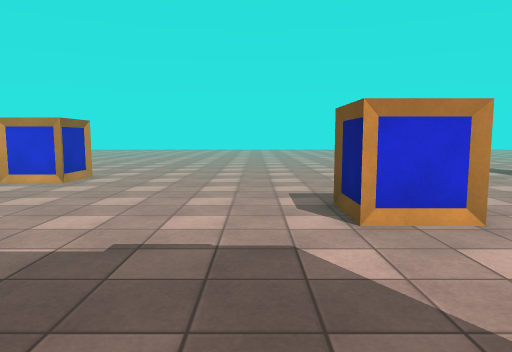
[1] (above)

18 first-person views from a walk through a 3-D level made in the Unity game engine. The camera is 1.4 m above the floor, tilts 6° down and sees 70° across. The floor is counted in squares, 1 m on a side. Each view is taken from the middle of a square. On the plan, view 1 faces up. The plan holds only what a view shows up to about 16 squares ahead; the rest is blank. The place goes on beyond the plan. The player character is not drawn. Surface patterns are stand-ins for the level's own textures.

[2]
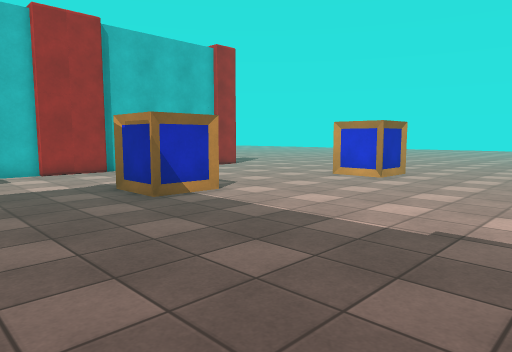

[3]
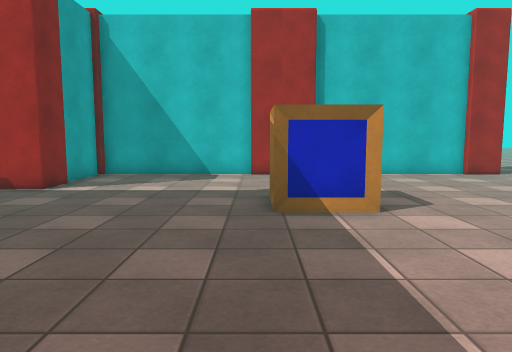

[4]
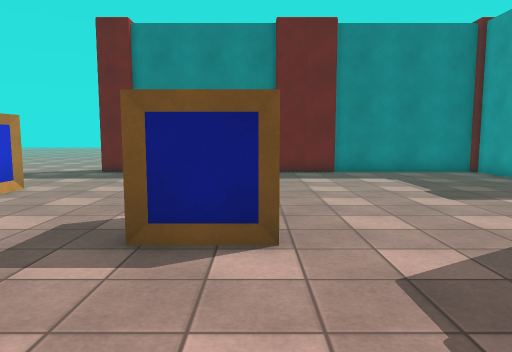

[5]
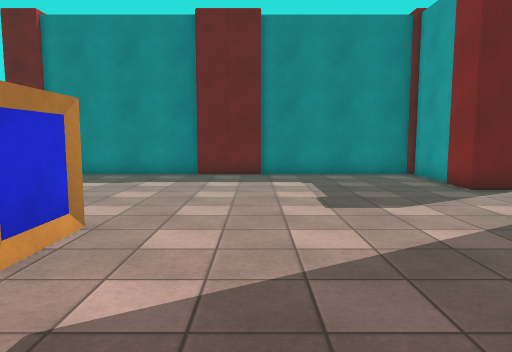

[6]
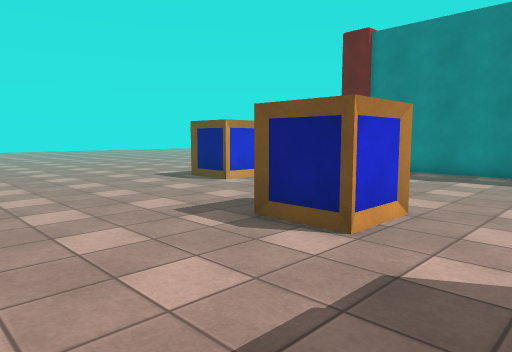

[7]
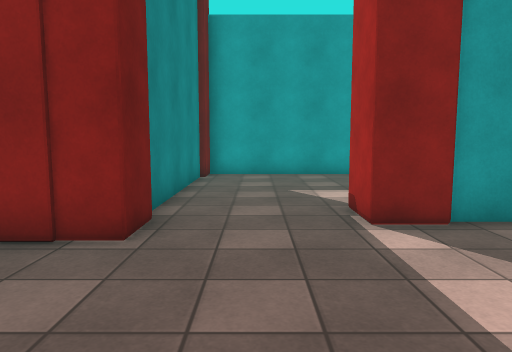

[8]
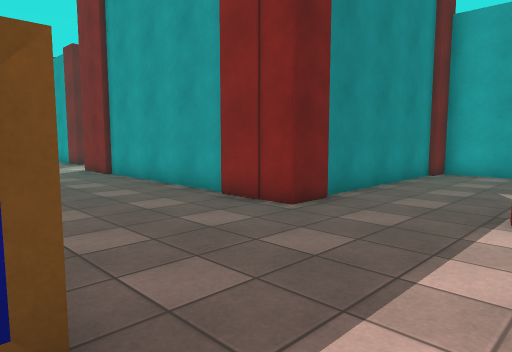

[9]
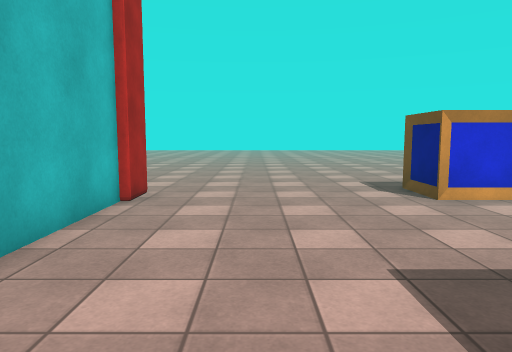

[10]
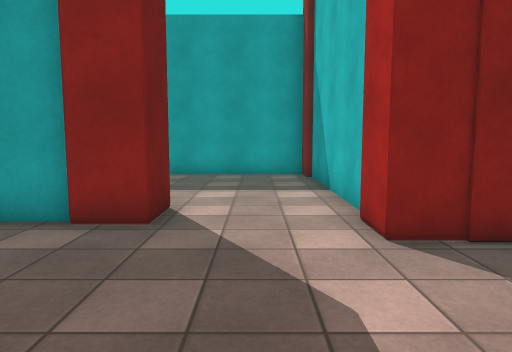

[11]
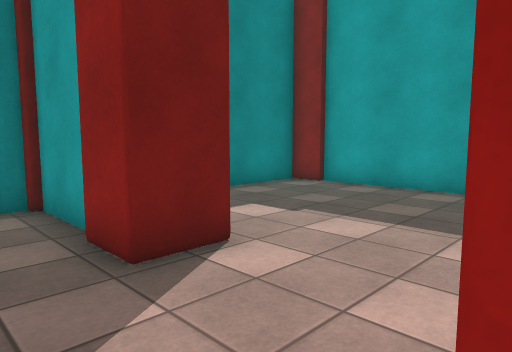

[12]
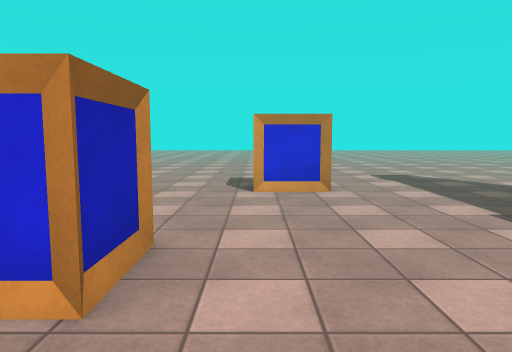

[13]
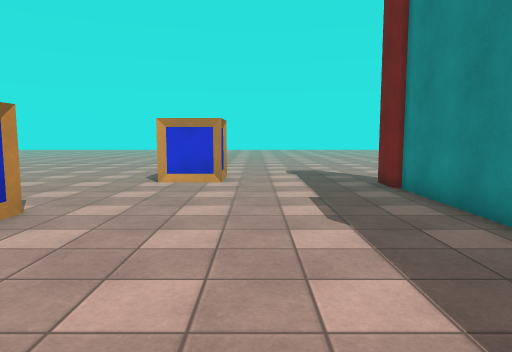

[14]
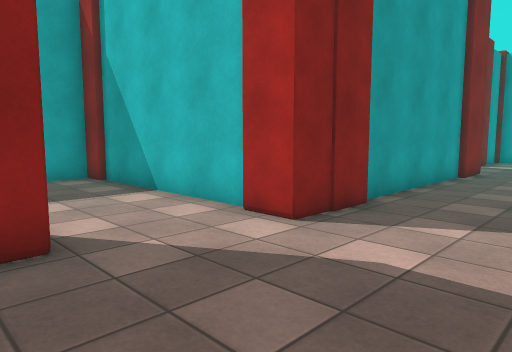

[15]
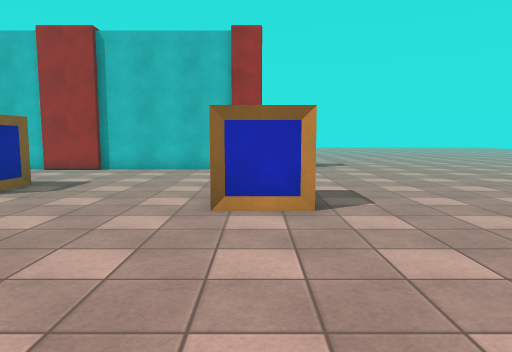

[16]
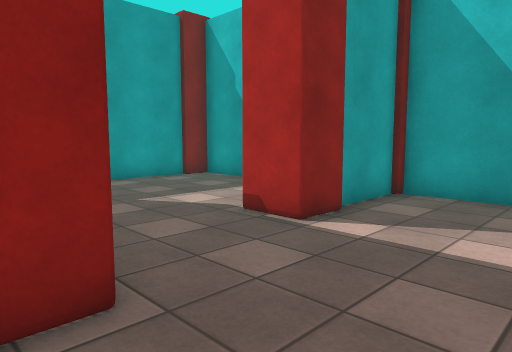

[17]
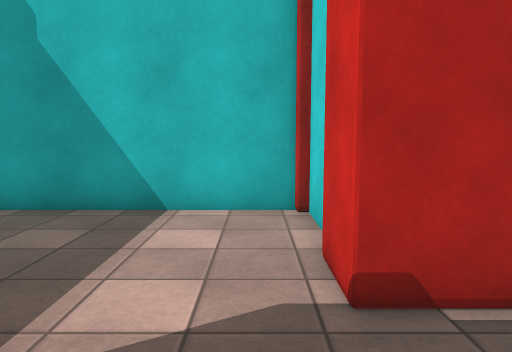

[18]
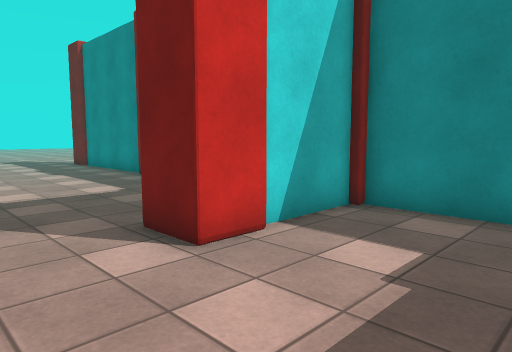

### Floor plan
Points are (right, up) in squares from view 1. A wall is a line through its corners. A room is listed if a view was taken in it or the views show most of it. See-through windows are left out.
Room 1 (views 1, 2, 3, 4, 5, 6, 7, 8, 9, 10, 11, 12, 13, 14, 15, 16, 17, 18)
walls: (-7.2, -3.1) (-7.2, -1.8) (4.2, -1.8) (4.2, -3.1); (4, -3.4) (4, -10); (-12.1, -2.8) (-10.8, -2.8) (-10.8, -4.2) (-12.1, -4.2); (-14.8, 5.2) (-14.8, 2.8); (9, -3) (12, -3) (12, 2.9); (-15, 2.9) (-15, -3) (-12.2, -3); (9, -4.2) (7.7, -4.2) (7.7, -2.8) (9, -2.8); (11.8, 2.8) (11.8, 5.2); (-13.4, -4) (-15, -4) (-15, -10.8) (-14, -10.8); (12, 5.1) (12, 11); (-15, 11) (-15, 5.1); (-7, -10) (-7, -3.4); (-14.8, 12.2) (-14.8, 10.9); (4.2, -10) (4.2, -11) (10.9, -11); (11.8, 10.9) (11.8, 12.2); (-14, -11) (-7.2, -11) (-7.2, -10); (10.9, -10.8) (12, -10.8) (12, -4) (9.2, -4)
ways out: opening at (-15.5, 13.5); opening at (12.5, 13.5)
objects: other object (-10, 3) to (-8, 5); other object (-8, 11) to (-6, 13); other object (2, 6) to (4, 8); other object (5, 12) to (7, 14)

Positions as (right, up) in squares from view 1, and headings:
1: (0, 0), facing up
2: (0, -1), facing up-left
3: (-1, 3), facing left
4: (-3, 6), facing right
5: (-2, 3), facing right
6: (-3, 3), facing up-right
7: (-9, 3), facing down
8: (-12, 4), facing down-right
9: (-12, 3), facing up
10: (6, 3), facing down
11: (4, -1), facing down-right
12: (5, 3), facing up
13: (8, 1), facing up
14: (9, 2), facing down-left
15: (1, 12), facing left
16: (-6, 1), facing down-left
17: (-8, -5), facing left
18: (5, -8), facing up-right
